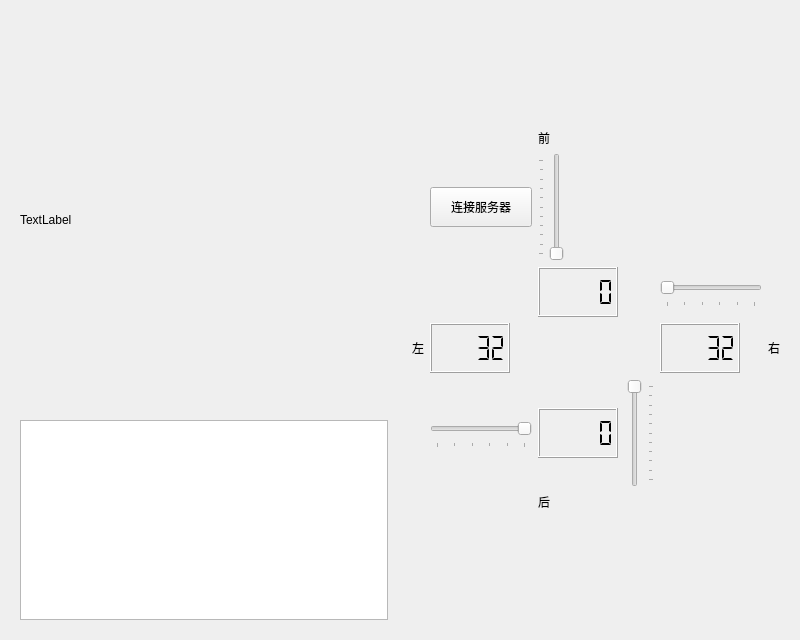
<?xml version="1.0" encoding="UTF-8"?>
<ui version="4.0">
 <class>Car</class>
 <widget class="QWidget" name="Car">
  <property name="geometry">
   <rect>
    <x>0</x>
    <y>0</y>
    <width>800</width>
    <height>600</height>
   </rect>
  </property>
  <property name="windowTitle">
   <string>小车</string>
  </property>
  <layout class="QHBoxLayout" name="horizontalLayout">
   <item>
    <widget class="QWidget" name="widget_2" native="true">
     <layout class="QVBoxLayout" name="verticalLayout">
      <property name="spacing">
       <number>0</number>
      </property>
      <item>
       <widget class="QLabel" name="qlabel">
        <property name="minimumSize">
         <size>
          <width>0</width>
          <height>400</height>
         </size>
        </property>
        <property name="text">
         <string>TextLabel</string>
        </property>
       </widget>
      </item>
      <item>
       <widget class="QTextBrowser" name="browserResult">
        <property name="minimumSize">
         <size>
          <width>0</width>
          <height>200</height>
         </size>
        </property>
        <property name="maximumSize">
         <size>
          <width>16777215</width>
          <height>200</height>
         </size>
        </property>
       </widget>
      </item>
     </layout>
    </widget>
   </item>
   <item>
    <widget class="QWidget" name="widget" native="true">
     <property name="enabled">
      <bool>true</bool>
     </property>
     <property name="maximumSize">
      <size>
       <width>400</width>
       <height>400</height>
      </size>
     </property>
     <layout class="QGridLayout" name="gridLayout">
      <item row="4" column="3">
       <widget class="QLCDNumber" name="lcdNumber_2">
        <property name="minimumSize">
         <size>
          <width>80</width>
          <height>50</height>
         </size>
        </property>
        <property name="maximumSize">
         <size>
          <width>80</width>
          <height>50</height>
         </size>
        </property>
        <property name="segmentStyle">
         <enum>QLCDNumber::Flat</enum>
        </property>
       </widget>
      </item>
      <item row="3" column="2">
       <widget class="QLCDNumber" name="lcdNumber_3">
        <property name="minimumSize">
         <size>
          <width>80</width>
          <height>50</height>
         </size>
        </property>
        <property name="maximumSize">
         <size>
          <width>80</width>
          <height>50</height>
         </size>
        </property>
        <property name="segmentStyle">
         <enum>QLCDNumber::Flat</enum>
        </property>
        <property name="value" stdset="0">
         <double>32.000000000000000</double>
        </property>
       </widget>
      </item>
      <item row="2" column="3">
       <widget class="QLCDNumber" name="lcdNumber">
        <property name="minimumSize">
         <size>
          <width>80</width>
          <height>50</height>
         </size>
        </property>
        <property name="maximumSize">
         <size>
          <width>80</width>
          <height>50</height>
         </size>
        </property>
        <property name="segmentStyle">
         <enum>QLCDNumber::Flat</enum>
        </property>
       </widget>
      </item>
      <item row="2" column="5">
       <widget class="QSlider" name="sliderRight">
        <property name="minimumSize">
         <size>
          <width>0</width>
          <height>30</height>
         </size>
        </property>
        <property name="minimum">
         <number>42</number>
        </property>
        <property name="maximum">
         <number>52</number>
        </property>
        <property name="pageStep">
         <number>2</number>
        </property>
        <property name="orientation">
         <enum>Qt::Horizontal</enum>
        </property>
        <property name="tickPosition">
         <enum>QSlider::TicksBelow</enum>
        </property>
       </widget>
      </item>
      <item row="0" column="3">
       <widget class="QLabel" name="label">
        <property name="text">
         <string>前</string>
        </property>
       </widget>
      </item>
      <item row="3" column="0">
       <widget class="QLabel" name="label_3">
        <property name="text">
         <string>左</string>
        </property>
       </widget>
      </item>
      <item row="6" column="3">
       <widget class="QLabel" name="label_2">
        <property name="text">
         <string>后</string>
        </property>
       </widget>
      </item>
      <item row="3" column="7">
       <widget class="QLabel" name="label_4">
        <property name="text">
         <string>右</string>
        </property>
       </widget>
      </item>
      <item row="1" column="3" colspan="2">
       <widget class="QSlider" name="sliderForward">
        <property name="minimumSize">
         <size>
          <width>30</width>
          <height>0</height>
         </size>
        </property>
        <property name="maximum">
         <number>100</number>
        </property>
        <property name="orientation">
         <enum>Qt::Vertical</enum>
        </property>
        <property name="tickPosition">
         <enum>QSlider::TicksAbove</enum>
        </property>
       </widget>
      </item>
      <item row="1" column="2">
       <widget class="QPushButton" name="buttonConnect">
        <property name="minimumSize">
         <size>
          <width>0</width>
          <height>40</height>
         </size>
        </property>
        <property name="text">
         <string>连接服务器</string>
        </property>
       </widget>
      </item>
      <item row="3" column="5">
       <widget class="QLCDNumber" name="lcdNumber_4">
        <property name="minimumSize">
         <size>
          <width>80</width>
          <height>50</height>
         </size>
        </property>
        <property name="maximumSize">
         <size>
          <width>80</width>
          <height>50</height>
         </size>
        </property>
        <property name="segmentStyle">
         <enum>QLCDNumber::Flat</enum>
        </property>
        <property name="value" stdset="0">
         <double>32.000000000000000</double>
        </property>
       </widget>
      </item>
      <item row="4" column="2">
       <widget class="QSlider" name="sliderLeft">
        <property name="minimumSize">
         <size>
          <width>0</width>
          <height>30</height>
         </size>
        </property>
        <property name="minimum">
         <number>32</number>
        </property>
        <property name="maximum">
         <number>42</number>
        </property>
        <property name="pageStep">
         <number>2</number>
        </property>
        <property name="orientation">
         <enum>Qt::Horizontal</enum>
        </property>
        <property name="invertedAppearance">
         <bool>true</bool>
        </property>
        <property name="invertedControls">
         <bool>true</bool>
        </property>
        <property name="tickPosition">
         <enum>QSlider::TicksBelow</enum>
        </property>
       </widget>
      </item>
      <item row="4" column="4">
       <widget class="QSlider" name="sliderBackward">
        <property name="minimumSize">
         <size>
          <width>30</width>
          <height>0</height>
         </size>
        </property>
        <property name="maximum">
         <number>100</number>
        </property>
        <property name="orientation">
         <enum>Qt::Vertical</enum>
        </property>
        <property name="invertedAppearance">
         <bool>true</bool>
        </property>
        <property name="invertedControls">
         <bool>true</bool>
        </property>
        <property name="tickPosition">
         <enum>QSlider::TicksBelow</enum>
        </property>
       </widget>
      </item>
     </layout>
    </widget>
   </item>
  </layout>
 </widget>
 <resources/>
 <connections>
  <connection>
   <sender>sliderLeft</sender>
   <signal>valueChanged(int)</signal>
   <receiver>lcdNumber_3</receiver>
   <slot>display(int)</slot>
   <hints>
    <hint type="sourcelabel">
     <x>51</x>
     <y>305</y>
    </hint>
    <hint type="destinationlabel">
     <x>262</x>
     <y>308</y>
    </hint>
   </hints>
  </connection>
  <connection>
   <sender>sliderRight</sender>
   <signal>valueChanged(int)</signal>
   <receiver>lcdNumber_4</receiver>
   <slot>display(int)</slot>
   <hints>
    <hint type="sourcelabel">
     <x>529</x>
     <y>315</y>
    </hint>
    <hint type="destinationlabel">
     <x>436</x>
     <y>304</y>
    </hint>
   </hints>
  </connection>
  <connection>
   <sender>sliderForward</sender>
   <signal>valueChanged(int)</signal>
   <receiver>lcdNumber</receiver>
   <slot>display(int)</slot>
   <hints>
    <hint type="sourcelabel">
     <x>325</x>
     <y>119</y>
    </hint>
    <hint type="destinationlabel">
     <x>357</x>
     <y>247</y>
    </hint>
   </hints>
  </connection>
  <connection>
   <sender>sliderBackward</sender>
   <signal>valueChanged(int)</signal>
   <receiver>lcdNumber_2</receiver>
   <slot>display(int)</slot>
   <hints>
    <hint type="sourcelabel">
     <x>310</x>
     <y>421</y>
    </hint>
    <hint type="destinationlabel">
     <x>327</x>
     <y>379</y>
    </hint>
   </hints>
  </connection>
 </connections>
</ui>
